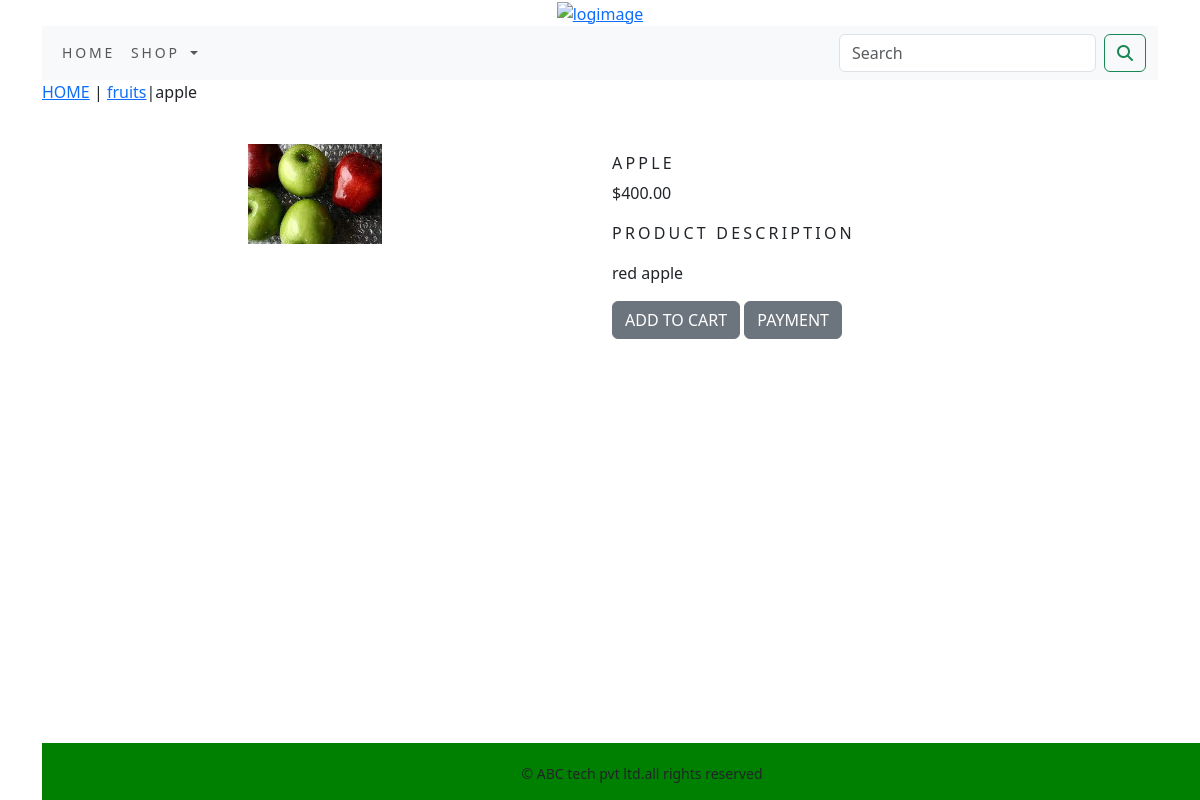
The page /shop/fruits/apple/ on the database its author committed.
### shop/models.py (models this page shows, shortened)
class Product(models.Model):
    name=models.CharField(max_length=250,unique=True)
    slug=models.SlugField(max_length=250,unique=True)
    description=models.TextField(blank=True)
    price=models.DecimalField(max_digits=10,decimal_places=2)
    category=models.ForeignKey(Category,on_delete=models.CASCADE)
    image = models.ImageField(upload_to='product', blank=True,)
    stock=models.IntegerField()
    available=models.BooleanField(default=True)
    created=models.DateTimeField(auto_now_add=True)
    updated=models.DateTimeField(auto_now=True)
    class Meta:
        ordering=('name',)
        verbose_name='product'
        verbose_name_plural='products'

class Category(models.Model):
    name=models.CharField(max_length=250,unique=True)
    slug=models.SlugField(max_length=250,unique=True)
    description=models.TextField(blank=True)
    image=models.ImageField(upload_to='category',blank=True)
    class Meta:
        ordering=('name',)
        verbose_name='category'
        verbose_name_plural='categories'
    def get_url(self):
        return reverse('shop:product_by_category',args=[self.slug])
    def __str__(self):
        return '{}'.format(self.name)

### shop/views.py (the view)
# urls.py: path('<slug:c_slug>/<slug:product_slug>/',views.ProDetail,name='prodCatDetail'),
def ProDetail(request, c_slug, product_slug):
    try:
        product = Product.objects.get(category__slug=c_slug, slug=product_slug)
    except Exception as e:
        raise e
    return render(request, "product.html", {'product': product})

### cart/context_processors.py (called while the page is built)
def counter(request):
    item_count=0
    if 'admin' in request.path:
        return {}
    else:
        try:
            cart=Cart.objects.filter(cart_id=_cart_id(request))
            cart_items=CartItem.objects.all().filter(cart=cart[:1])
            for cart_item in cart_items:
                item_count += cart_item.quantity
        except Cart.DoesNotExist:
            item_count=0
    return dict(item_count=item_count)

### cart/views.py (called while the page is built)
def  _cart_id(request):
    cart=request.session.session_key
    if not cart:
        cart=request.session.create()
    return cart

### shop/context_processors.py (called while the page is built)
def menu_links(request):
    links=Category.objects.all()
    return dict(links=links)

### templates/product.html (shortened to what this page needs)
{% extends 'base.html' %}
{% load static %}
{% block content %}
<div  class="row my_prod_row_class">
    <div class="my_auto">
        <p><a href="{% url 'shop:allProdCat' %}">HOME</a> | <a href="{{product.category.get_url}}">{{product.category}}</a>|{{product.name}}</p>
    </div>
<div class="container">
<br>
<div class="row">
    <div class="col-12 col-sm-12 col-md-12 col-lg-6 text-center">
        <div style="min-width:18rem;min-height:18rem">
          <img src="{{product.image.url}}" alt="{{product.name}}" height="100px">
        </div>
    </div>
     <div class="col-12 col-sm-12 col-md-12 col-lg-6">
         <div>
         <h1 class="my_prod_title">{{product.name}}</h1>
         <p>${{product.price}}</p>
         <p class="my_title">PRODUCT DESCRIPTION</p>
         <p class="text-justify  my_prod_text">{{product.description}}</p>
         {% if product.stock <= 0 %}
         <p class="text-justify my_prod_text"><b>OUT OF STOCK</b></p>
         {% else %}
         <a class="btn btn-secondary" href="{% url 'cart:add_cart' product.id %}">ADD TO CART</a>
             <a href="{% url 'shop:allProdCat' %}" class="btn btn-secondary btn-block my_custom_button">PAYMENT</a>
         {% endif %}
     </div>
     </div>
 </div>
</div>
 {% endblock %}

### static/css/custom.css (style rules this page uses)
body { font-family: 'Roboto', sans-serif; }
.my_title { font-size:16px; text-transform:uppercase; letter-spacing:.2em; }
.my_prod_row_class { padding-top=15px; padding-bottom:20px; }
.my_prod_title { font-size:16px; text-transform:uppercase; letter-spacing:.2em; padding-top:15px; padding-top:10px; }
.my_prod_text { padding-right:20px; }
.my_custom_button { margin-tp:5px; }

### rows shown on the page
Product: category "fruits", name "apple", image (picture), name "APPLE", price "400.00", description "red apple"
